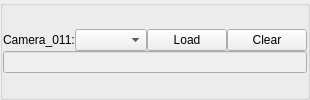
                          <widget class="QGroupBox" name="camera_index_groupBox_11">
                           <property name="title">
                            <string/>
                           </property>
                           <layout class="QGridLayout" name="gridLayout_14">
                            <property name="leftMargin">
                             <number>0</number>
                            </property>
                            <property name="topMargin">
                             <number>0</number>
                            </property>
                            <property name="rightMargin">
                             <number>0</number>
                            </property>
                            <property name="bottomMargin">
                             <number>0</number>
                            </property>
                            <property name="spacing">
                             <number>0</number>
                            </property>
                            <item row="0" column="0">
                             <layout class="QVBoxLayout" name="verticalLayout_16">
                              <item>
                               <layout class="QHBoxLayout" name="horizontalLayout_25" stretch="0,1,0,0">
                                <item>
                                 <widget class="QLabel" name="camera_index_label_11">
                                  <property name="text">
                                   <string>Camera_011:</string>
                                  </property>
                                 </widget>
                                </item>
                                <item>
                                 <widget class="QComboBox" name="camera_index_comboBox_11"/>
                                </item>
                                <item>
                                 <widget class="QPushButton" name="camera_index_pushButton_11">
                                  <property name="text">
                                   <string>Load</string>
                                  </property>
                                 </widget>
                                </item>
                                <item>
                                 <widget class="QPushButton" name="camera_index_clear_pushButton_11">
                                  <property name="text">
                                   <string>Clear</string>
                                  </property>
                                 </widget>
                                </item>
                               </layout>
                              </item>
                              <item>
                               <layout class="QHBoxLayout" name="horizontalLayout_26">
                                <item>
                                 <widget class="QLineEdit" name="camera_index_lineEdit_11">
                                  <property name="enabled">
                                   <bool>false</bool>
                                  </property>
                                 </widget>
                                </item>
                               </layout>
                              </item>
                             </layout>
                            </item>
                           </layout>
                          </widget>
